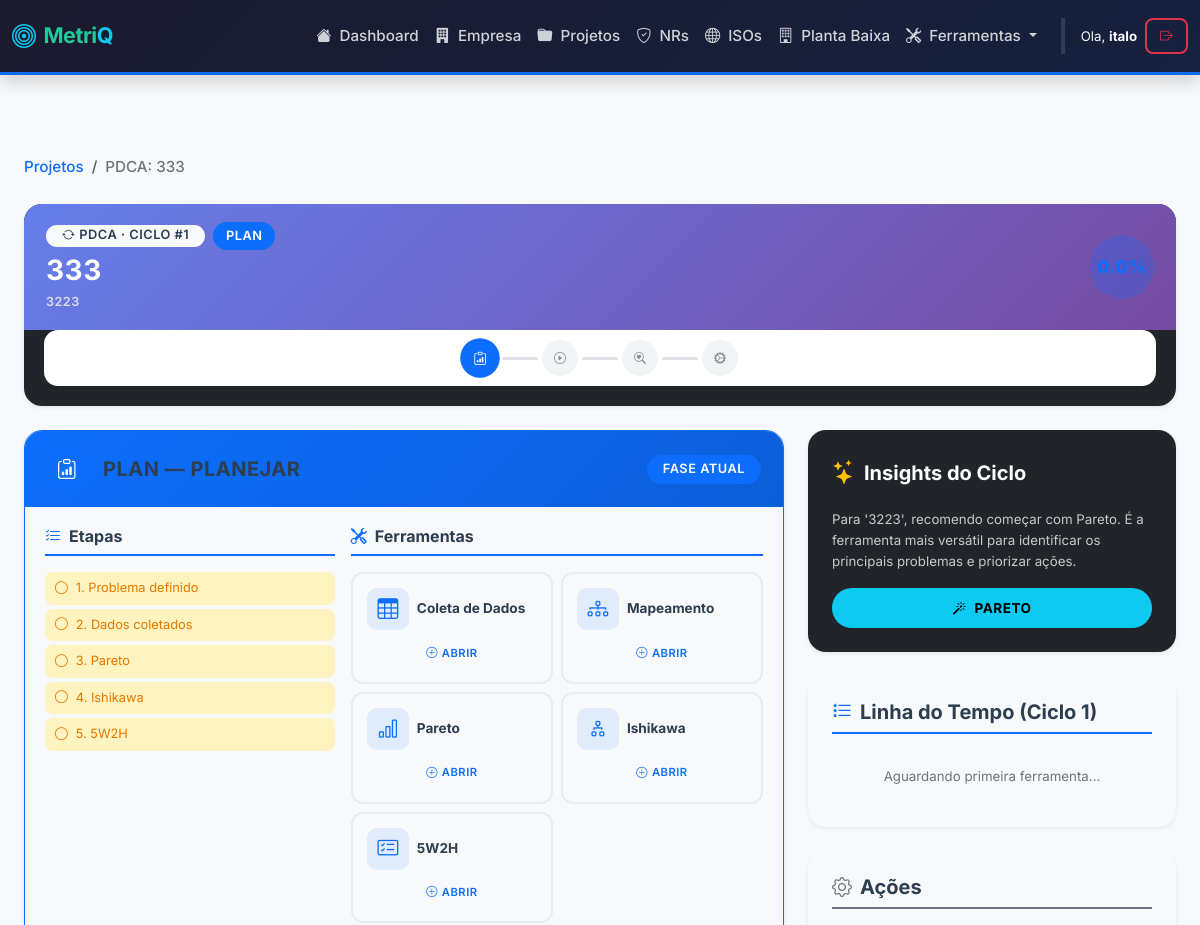
Page /projeto/7/pdca (signed in, upper part) on the earlier database version.
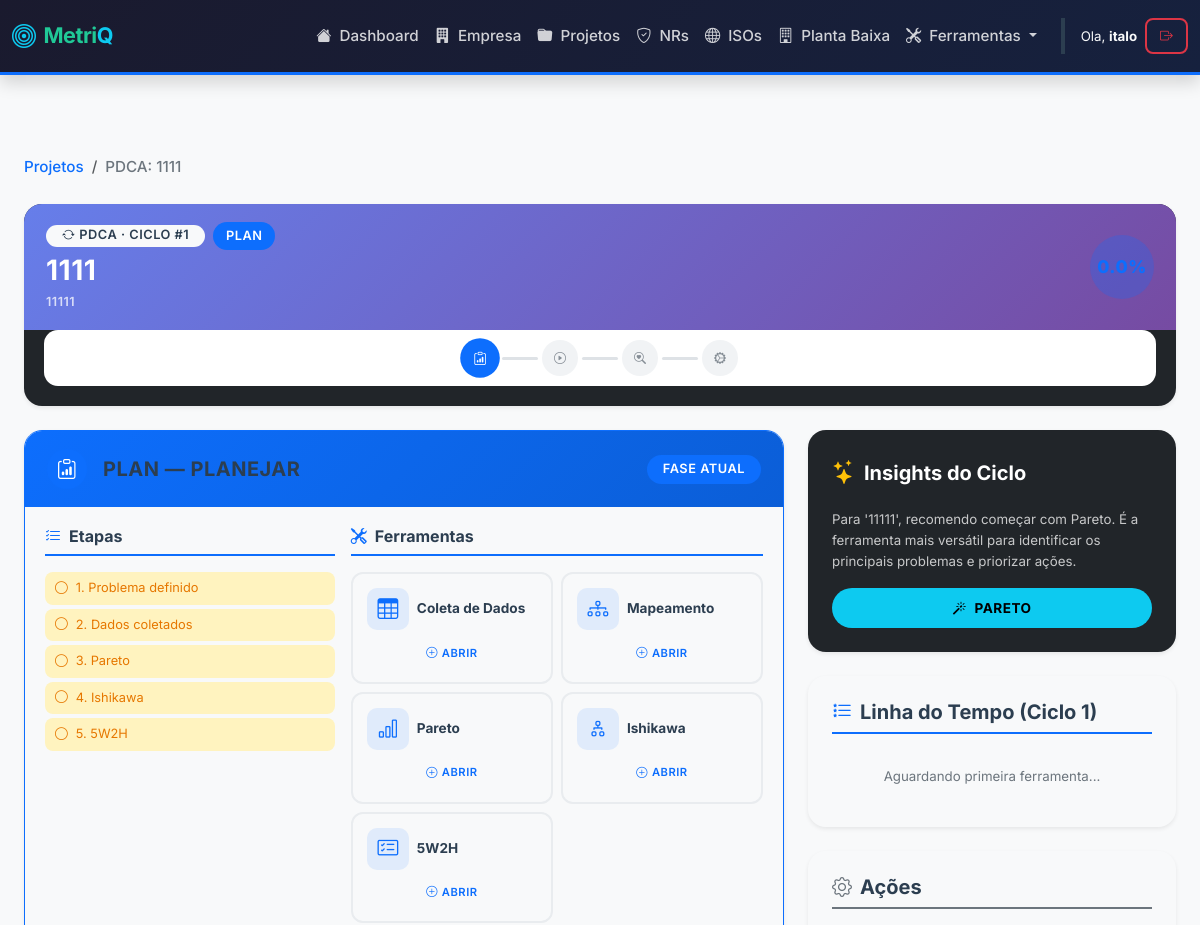
Same page on the later database version.
### qualidade_flask/models.py (models this page shows)
class Projeto(db.Model):
    id = db.Column(db.Integer, primary_key=True)
    nome = db.Column(db.String(100), nullable=False)
    objetivo = db.Column(db.Text, nullable=False)
    data_criacao = db.Column(db.DateTime, default=datetime.now)
    user_id = db.Column(db.Integer, db.ForeignKey('user.id'), nullable=False)
    empresa_id = db.Column(db.Integer, db.ForeignKey('empresa.id'), nullable=True)
    tipo = db.Column(db.String(20), default='normal')
    fase_atual = db.Column(db.String(20), default='plan')
    ciclo_atual = db.Column(db.Integer, default=1)
    documento_padronizacao = db.Column(db.JSON, nullable=True)
    data_conclusao_ciclo = db.Column(db.DateTime, nullable=True)
    ferramentas = db.relationship('ProjetoFerramenta', backref='projeto', lazy=True, cascade="all, delete-orphan")
    ciclos_historicos = db.relationship('CicloHistorico', backref='projeto', lazy=True, cascade="all, delete-orphan", order_by="CicloHistorico.ciclo")

### qualidade_flask/blueprints/projects.py (the view)
@projects.route('/projeto/<int:id>/pdca')
@login_required
def projeto_pdca(id):
    projeto = Projeto.query.get_or_404(id)
    if projeto.user_id != current_user.id:
        flash('Acesso negado.', 'danger')
        return redirect(url_for('projects.lista_projetos'))
    if projeto.fase_atual == 'plan':
        pode_avancar, requisitos_faltando = verificar_requisitos_plan(projeto)
    elif projeto.fase_atual == 'do':
        pode_avancar, requisitos_faltando = verificar_requisitos_do(projeto)
    elif projeto.fase_atual == 'check':
        pode_avancar, requisitos_faltando = verificar_requisitos_check(projeto)
    else:  # act
        pode_avancar, requisitos_faltando = True, []
    sugestao = get_ai_suggestion_with_data(projeto.nome, projeto.objetivo, projeto.ferramentas)
    ciclos_historicos = CicloHistorico.query.filter_by(projeto_id=projeto.id).order_by(CicloHistorico.ciclo).all()
    return render_template('projetos/pdca.html',
                          projeto=projeto,
                          pode_avancar=pode_avancar,
                          requisitos_faltando=requisitos_faltando,
                          sugestao=sugestao,
                          ciclos_historicos=ciclos_historicos)

### qualidade_flask/blueprints/projects.py (called while the page is built, shortened)
def get_ai_suggestion_with_data(projeto_nome, projeto_objetivo, ferramentas_existentes=[]):
    if not ferramentas_existentes:
        return get_suggestion_for_new_project(projeto_nome, projeto_objetivo)
    return get_suggestion_for_existing_project(projeto_nome, projeto_objetivo, ferramentas_existentes)

def get_suggestion_for_new_project(projeto_nome, projeto_objetivo):
    objetivo_lower = projeto_objetivo.lower()
    keywords_pareto = ['defeito', 'erro', 'problema', 'falha', 'reclamação', 'não conformidade', 'desvio']
    keywords_folha = ['coletar', 'levantar', 'dados', 'informações', 'pesquisa', 'registro', 'amostra']
    keywords_fluxograma = ['processo', 'fluxo', 'mapear', 'etapas', 'sequência', 'procedimento']
    keywords_5w2h = ['planejar', 'ação', 'plano', 'implementar', 'melhoria', 'projeto']
    return {
        "analise": f"Para '{projeto_objetivo}', recomendo começar com Pareto. É a ferramenta mais versátil para identificar os principais problemas e priorizar ações.",
        "ferramenta_sugerida": "pareto",
        "nome_ferramenta": "Pareto",
        "dados_preenchidos": None
    }

### qualidade_flask/templates/projetos/pdca.html (shortened to what the changed rows need)
{% extends "base.html" %}
{% block content %}
<div class="container py-4">
{% set fkeys = ['plan','do','check','act'] %}
{% set fconf = {'plan':{'l':'PLAN','n':'Planejar','c':'primary','i':'bi-clipboard-data'},'do':{'l':'DO','n':'Executar','c':'warning','i':'bi-play-circle'},'check':{'l':'CHECK','n':'Verificar','c':'success','i':'bi-search-heart'},'act':{'l':'ACT','n':'Agir','c':'danger','i':'bi-gear-wide-connected'}} %}
{% set fa = fconf[projeto.fase_atual] %}
{% set fidx = namespace(v=0) %}
{% for k in fkeys %}{% if k == projeto.fase_atual %}{% set fidx.v = loop.index0 %}{% endif %}{% endfor %}
{% set pct = ((fidx.v / 3) * 100) | round %}
<nav aria-label="breadcrumb" class="mb-3">
    <ol class="breadcrumb">
        <li class="breadcrumb-item"><a href="{{ url_for('projects.lista_projetos') }}">Projetos</a></li>
        <li class="breadcrumb-item active">PDCA: {{ projeto.nome }}</li>
    </ol>
</nav>
<div class="cycle-card shadow-sm mb-4 bg-dark text-white">
  <div class="card-header">
    <div class="d-flex flex-wrap align-items-center justify-content-between gap-3">
      <div>
        <div class="d-flex align-items-center gap-2 mb-1">
          <span class="badge bg-light text-dark px-3 py-1"><i class="bi bi-arrow-repeat me-1"></i>PDCA · Ciclo #{{ projeto.ciclo_atual }}</span>
          <span class="badge bg-{{ fa.c }}">{{ fa.l }}</span>
        </div>
        <h3 class="fw-bold mb-0">{{ projeto.nome }}</h3>
        <p class="mb-0 mt-1 opacity-75 small">{{ projeto.objetivo[:200] }}{% if projeto.objetivo|length > 200 %}...{% endif %}</p>
      </div>
    </div>
  </div>
</div>
<div class="row g-4">
  <div class="col-lg-8">
    <div class="cycle-card shadow-sm mb-4 border border-{{ fa.c }} border-opacity-25">
      <div class="card-header bg-{{ fa.c }} bg-opacity-10">
        <div class="d-flex align-items-center gap-3">
          <div class="flex-grow-1">
<h5 class="fw-bold mb-0 text-dark">{{ fa.l }} — {{ fa.n }}
          </div>
        </div>
      </div>
            {% set checklist = {'plan':['1. Problema definido','2. Dados coletados','3. Pareto','4. Ishikawa','5. 5W2H'],'do':['1. Ações executadas','2. Dados coletados','3. Observações'],'check':['1. Análise estatística','2. Comparação meta','3. Causas eliminadas?','4. Resultado OK?'],'act':['1. Padronização','2. Lições','3. Indicador']} %}
            {% if projeto.fase_atual == 'plan' %}
              {% set reqs = [{'nome':'📋 Coleta de Dados ou Mapeamento','ok':'folha_verificacao' in projeto.ferramentas|map(attribute='tipo')|list or 'fluxograma' in projeto.ferramentas|map(attribute='tipo')|list},{'nome':'📊 Pareto','ok':'pareto' in projeto.ferramentas|map(attribute='tipo')|list},{'nome':'🐟 Ishikawa','ok':'ishikawa' in projeto.ferramentas|map(attribute='tipo')|list},{'nome':'📝 5W2H','ok':'5w2h' in projeto.ferramentas|map(attribute='tipo')|list}] %}
            {% elif projeto.fase_atual == 'do' %}
              {% set reqs = [{'nome':'📋 Folha de Verificação (execução)','ok':'folha_verificacao' in projeto.ferramentas|map(attribute='tipo')|list}] %}
            {% elif projeto.fase_atual == 'check' %}
              {% set ft_list = projeto.ferramentas|map(attribute='tipo')|list %}
              {% set reqs = [{'nome':'📈 Análise (Histograma, Dispersão ou CEP)','ok':'histograma' in ft_list or 'dispersao' in ft_list or 'cep' in ft_list}] %}
            {% else %}
              {% set reqs = [{'nome':'✅ Concluir ciclo atual','ok':True}] %}
            {% endif %}
    </div>
        {% set ferr_ciclo = projeto.ferramentas | selectattr('ciclo', 'equalto', projeto.ciclo_atual) | list %}
  </div>
  <div class="col-lg-4">
    <div class="cycle-card shadow-sm mb-4 bg-dark text-white">
      <div class="card-body p-4">
        <div class="d-flex align-items-center gap-2 mb-3">
          <i class="bi bi-stars fs-4 text-warning"></i>
          <h5 class="fw-bold mb-0 text-white">Insights do Ciclo</h5>
        </div>
        {% if sugestao %}
        <p class="small opacity-75 mb-3">{{ sugestao.analise }}</p>
        {% if sugestao.ferramenta_sugerida %}
        <a href="{{ url_for('projects.abrir_ferramenta_projeto', id=projeto.id, tipo=sugestao.ferramenta_sugerida) }}" class="btn btn-info rounded-pill fw-bold w-100">
          <i class="bi bi-magic me-2"></i>{{ sugestao.nome_ferramenta or sugestao.ferramenta_sugerida }}
        </a>
        {% endif %}
        {% else %}
        <p class="small opacity-75">A IA está processando seu próximo passo...</p>
        {% endif %}
      </div>
    </div>
    <div class="cycle-card shadow-sm mb-4">
      <div class="card-body p-4">
        <h5 class="fw-bold mb-3 text-dark border-bottom border-2 border-{{ fa.c }} pb-2"><i class="bi bi-list-stars me-2 text-{{ fa.c }}"></i>Linha do Tempo (Ciclo {{ projeto.ciclo_atual }})</h5>
        <div class="list-group list-group-flush small">
          {% set ferr_ciclo = projeto.ferramentas | list %}
          {% if not projeto.ferramentas %}
          <p class="text-muted py-3 text-center mb-0">Aguardando primeira ferramenta...</p>
          {% endif %}
        </div>
      </div>
    </div>
  </div>
</div>
{% endblock %}

Differences in the rows shown:
changed Projeto "PLAN": nome "333" → "1111"; objetivo "3223" → "11111"
Other differences:
{{ sugestao.analise }}: "Para '3223', recomendo começar com Pareto. É a ferramenta mais versátil para identificar os principais problemas e priorizar ações." → "Para '11111', recomendo começar com Pareto. É a ferramenta mais versátil para identificar os principais problemas e priorizar ações."
